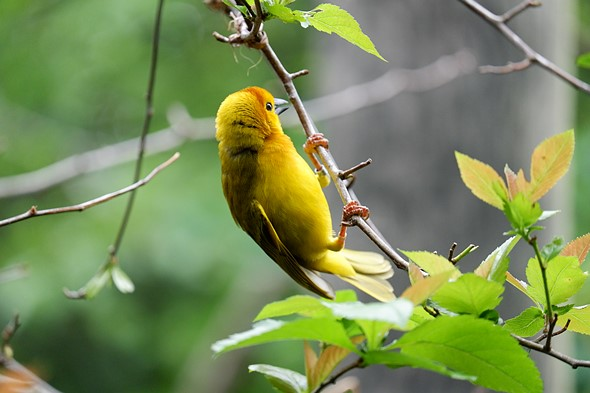
%> input picture Image1.jpeg, 590 x 393 px
$ octave Problem4.m   (GNU Octave 9; MATLAB toolbox functions it lacks are replaced by stand-ins)
%> lines starting %> are read from the running program, lines starting %| are printed output that depends on the picture

figure;
I = imread('Image1.jpeg');
%> I is the input picture: size 393x590x3 uint8; mean R, G, B 121.2, 139.3, 88.3
histogram(I), title("original");
%> after `title("original")`:
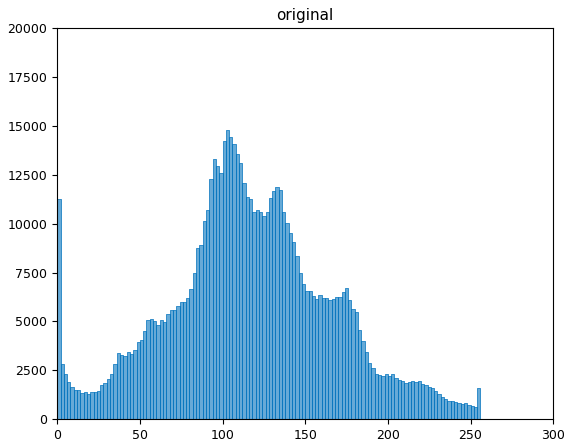
%> figure redrawn from the program's plot data; tallest bar 14771 high, from x = 102 to 104
figure;
R = imread('image2.jpeg');
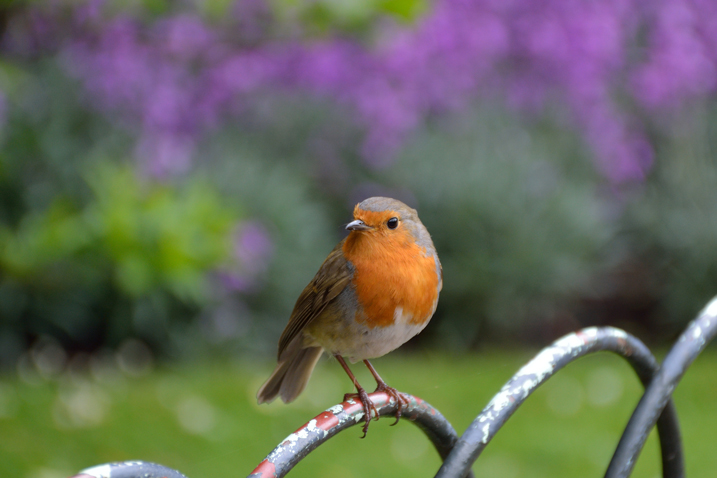
%> input picture image2.jpeg, 717 x 478 px
%> R is the input picture: size 478x717x3 uint8; mean R, G, B 102.5, 104.6, 90.5
histogram(R), title("Reference");
%> after `title("Reference")`:
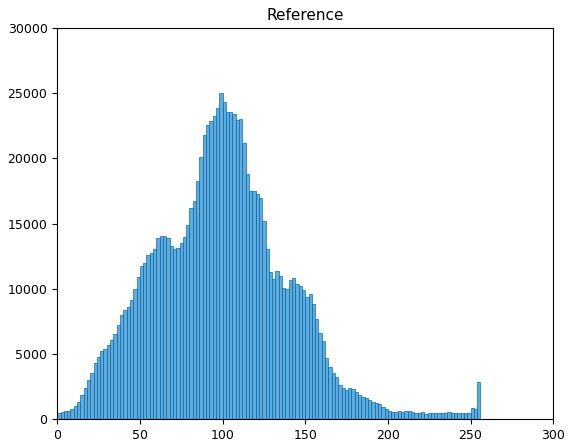
%> figure redrawn from the program's plot data; tallest bar 25041 high, from x = 98 to 100
figure;
J = imhistmatch(I,R);
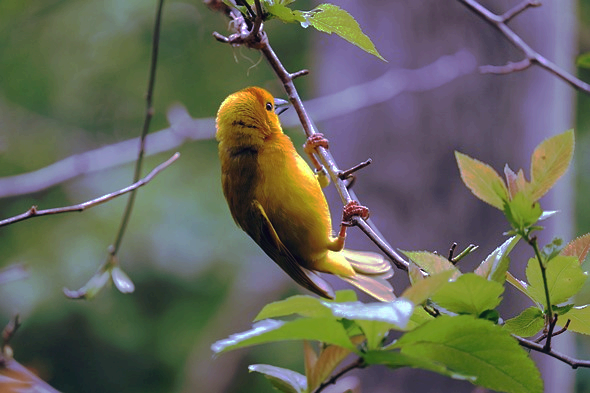
%> J: size 393x590x3 uint8; mean R, G, B 100.9, 103, 89.3
histogram(J), title("matching");
%> after `title("matching")`:
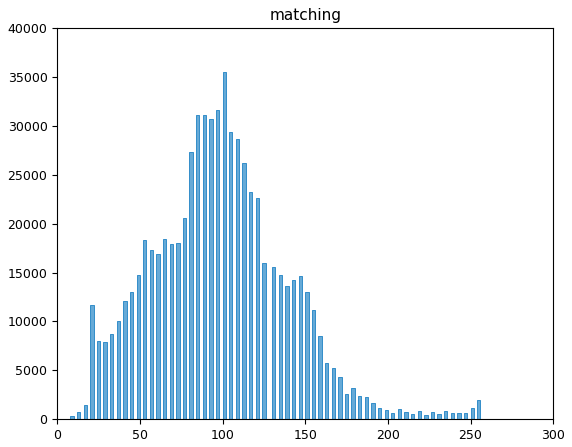
%> figure redrawn from the program's plot data; tallest bar 35461 high, from x = 100 to 102
